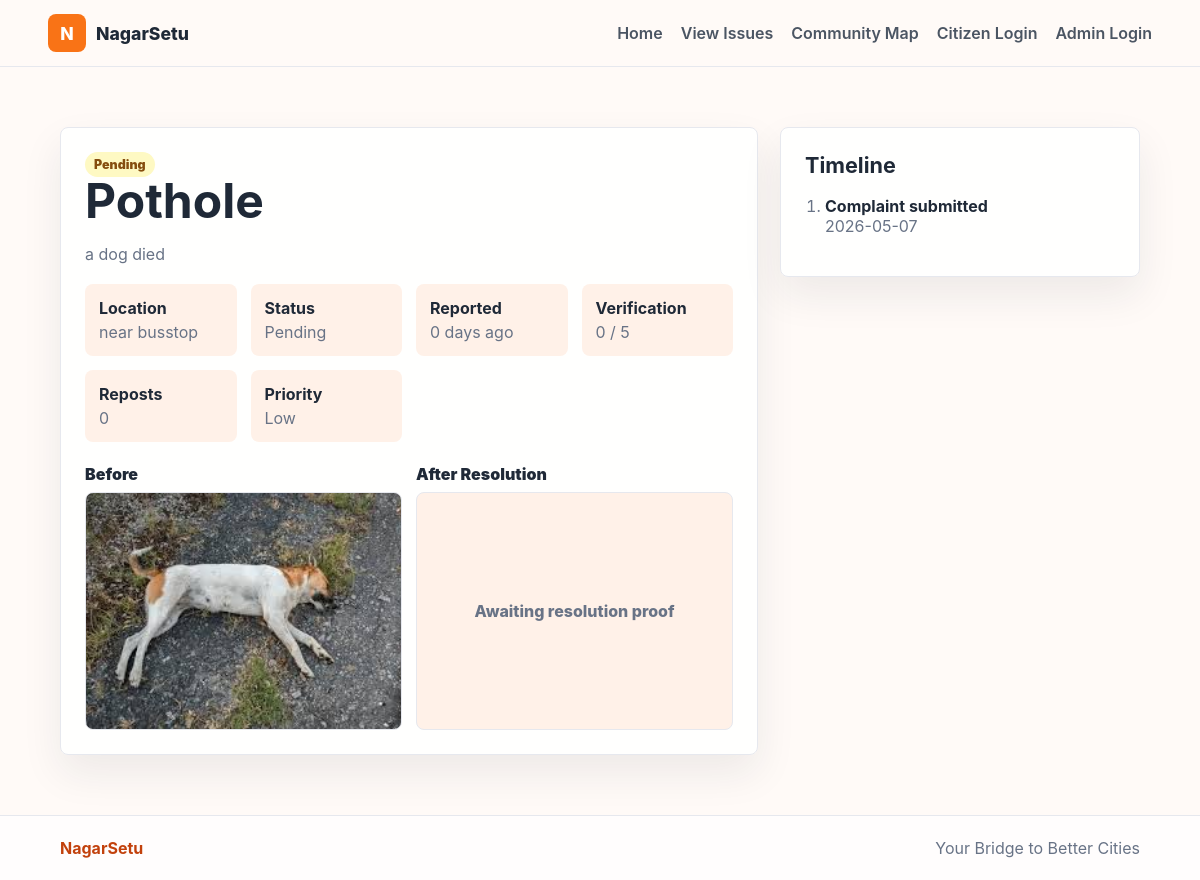
Page /issues/2 on the committed database.
### tables this page shows
CREATE TABLE issues (
            id INTEGER PRIMARY KEY AUTOINCREMENT,
            user_id INTEGER NOT NULL,
            description TEXT NOT NULL,
            location TEXT NOT NULL,
            category TEXT NOT NULL,
            before_image TEXT,
            after_image TEXT,
            status TEXT NOT NULL DEFAULT 'Pending',
            created_at TEXT NOT NULL,
            updated_at TEXT NOT NULL, custom_category TEXT, latitude REAL, longitude REAL, resolution_date TEXT, verification_count INTEGER NOT NULL DEFAULT 0, escalation_status TEXT NOT NULL DEFAULT 'Normal', duplicate_reference INTEGER, repost_count INTEGER NOT NULL DEFAULT 0, complaint_priority TEXT NOT NULL DEFAULT 'Low', nearby_duplicate_flag INTEGER NOT NULL DEFAULT 0,
            FOREIGN KEY (user_id) REFERENCES users (id)
        );

### app.py (the view, shortened to what this page needs)
@app.route("/issues/<int:issue_id>")
def issue_detail(issue_id):
    issue = fetch_issues("WHERE issues.id = ?", (issue_id,))
    if not issue:
        flash("Issue not found.", "error")
        return redirect(url_for("issues"))
    updates = get_db().execute(
        """
        SELECT updates.*, users.email, users.role
        FROM updates
        JOIN users ON users.id = updates.user_id
        WHERE issue_id = ?
        ORDER BY updates.created_at ASC
        """,
        (issue_id,),
    ).fetchall()
    resolution_images = get_db().execute(
        "SELECT * FROM resolution_images WHERE issue_id = ? ORDER BY uploaded_at DESC",
        (issue_id,),
    ).fetchall()
    supported = False
    verified = False
    user = current_user()
    return render_template(
        "issue_detail.html",
        issue=issue[0],
        updates=updates,
        supported=supported,
        verified=verified,
        resolution_images=resolution_images,
    )

### app.py (called while the page is built)
def get_db():
    if "db" not in g:
        g.db = sqlite3.connect(DATABASE)
        g.db.row_factory = sqlite3.Row
    return g.db

@app.before_request
def ensure_database():
    init_db()

def current_user():
    user_id = session.get("user_id")
    if not user_id:
        return None
    return get_db().execute("SELECT * FROM users WHERE id = ?", (user_id,)).fetchone()

@app.context_processor
def inject_globals():
    return {
        "current_user": current_user(),
        "app_name": "NagarSetu",
        "csrf_token": csrf_token,
        "categories": CATEGORIES,
        "verified_threshold": VERIFIED_THRESHOLD,
    }

def csrf_token():
    token = session.get("csrf_token")
    if not token:
        token = secrets.token_urlsafe(32)
        session["csrf_token"] = token
    return token

@app.before_request
def protect_post_requests():
    if request.method == "POST":
        token = request.form.get("csrf_token") or request.headers.get("X-CSRFToken")
        if not token or token != session.get("csrf_token"):
            abort(400, description="Invalid CSRF token.")

def days_since(created_at):
    created = datetime.fromisoformat(created_at)
    return max((datetime.utcnow() - created).days, 0)

def escalation_for(issue):
    if issue["status"] == "Resolved":
        return "Resolved"
    days = days_since(issue["created_at"])
    if days >= 5:
        return "Escalated"
    if days >= 2:
        return "Warning"
    return "Normal"

def alert_for(issue):
    days = days_since(issue["created_at"])
    if issue["status"] == "Resolved":
        return {"label": "Resolved", "level": "resolved", "days": days, "escalated": False}
    if days >= 5:
        return {"label": "Escalated", "level": "critical", "days": days, "escalated": True}
    if days >= 2:
        return {"label": "Warning", "level": "attention", "days": days, "escalated": False}
    if issue["status"] == "In Progress":
        return {"label": "In Progress", "level": "progress", "days": days, "escalated": False}
    return {"label": "Pending", "level": "pending", "days": days, "escalated": False}

def display_category(issue):
    if issue["category"] == "Others" and issue["custom_category"]:
        return issue["custom_category"]
    return issue["category"]

### templates/issue_detail.html (shortened to what this page needs)
{% extends "base.html" %}
{% block content %}
<section class="detail-grid">
  <article class="detail-main">
    <div class="detail-title">
      <span class="badge {{ issue.alert.level }}">{{ issue.alert.label }}</span>
      <h1>{{ issue.display_category }}</h1>
      <p>{{ issue.description }}</p>
    </div>
    <div class="meta-grid">
      <span><strong>Location</strong>{{ issue.location }}</span>
      <span><strong>Status</strong>{{ issue.status }}</span>
      <span><strong>Reported</strong>{{ issue.alert.days }} day{{ '' if issue.alert.days == 1 else 's' }} ago</span>
      <span><strong>Verification</strong>{{ issue.verification_count }} / {{ verified_threshold }}</span>
      <span><strong>Reposts</strong>{{ issue.repost_count }}</span>
      <span><strong>Priority</strong>{{ issue.complaint_priority }}</span>
    </div>
    <div class="comparison">
      <figure>
        <figcaption>Before</figcaption>
        {% if issue.before_image %}
          <img class="previewable" src="{{ url_for('static', filename='uploads/' ~ issue.before_image) }}" alt="Before issue">
        {% else %}
          <div class="image-placeholder">No before image</div>
        {% endif %}
      </figure>
      <figure>
        <figcaption>After Resolution</figcaption>
        {% if resolution_images %}
          <div class="resolution-strip">
            {% for image in resolution_images %}
              <img class="previewable" src="{{ url_for('static', filename='uploads/' ~ image.filename) }}" alt="After resolution">
            {% endfor %}
          </div>
          {% if issue.resolution_date %}<small>Resolution date: {{ issue.resolution_date[:10] }}</small>{% endif %}
        {% elif issue.after_image %}
          <img class="previewable" src="{{ url_for('static', filename='uploads/' ~ issue.after_image) }}" alt="After resolution">
          {% if issue.resolution_date %}<small>Resolution date: {{ issue.resolution_date[:10] }}</small>{% endif %}
        {% else %}
          <div class="image-placeholder">Awaiting resolution proof</div>
        {% endif %}
      </figure>
    </div>
  </article>
  <aside class="side-panel">
    <h2>Timeline</h2>
    <ol class="timeline">
      <li><strong>Complaint submitted</strong><span>{{ issue.created_at[:10] }}</span></li>
    </ol>
  </aside>
</section>
{% endblock %}

### static/css/styles.css (style rules this page uses)
:root { --orange: #f97316; --orange-dark: #c2410c; --orange-soft: #fff1e8; --ink: #1f2937; --muted: #687386; --line: #e6e8ee; --bg: #fffaf7; --white: #ffffff; --red: #dc2626; --yellow: #facc15; --green: #16a34a; }
* { box-sizing: border-box; }
body { margin: 0; font-family: Inter, ui-sans-serif, system-ui, -apple-system, BlinkMacSystemFont, "Segoe UI", sans-serif; color: var(--ink); background: var(--bg); }
img { display: block; max-width: 100%; }
h1 { margin: 0 0 12px; font-size: clamp(2.2rem, 7vw, 5.8rem); line-height: 1; letter-spacing: 0; }
h2 { margin-top: 0; font-size: 1.35rem; }
.city-card, .stats-grid > div, .feature-grid article, .form-card, .side-panel, .detail-main, .issue-card { background: rgba(255, 255, 255, 0.94); border: 1px solid var(--line); border-radius: 8px; box-shadow: 0 18px 40px rgba(31, 41, 55, 0.08); }
.auth-shell, .form-page, .page-head, .detail-grid, .two-column { padding: clamp(28px, 5vw, 64px) clamp(18px, 5vw, 72px); }
.badge { display: inline-flex; border-radius: 999px; padding: 5px 9px; font-size: 0.78rem; font-weight: 900; }
.badge.pending { background: #fef9c3; color: #854d0e; }
.detail-grid { display: grid; grid-template-columns: minmax(0, 1fr) 360px; gap: 22px; align-items: start; }
.detail-main, .side-panel { padding: 24px; }
.detail-title h1 { font-size: clamp(2rem, 4vw, 4rem); }
.detail-title p { color: var(--muted); line-height: 1.7; }
.meta-grid, .comparison, .stats-grid { display: grid; grid-template-columns: repeat(4, minmax(0, 1fr)); gap: 14px; }
.meta-grid span { background: var(--orange-soft); border-radius: 8px; padding: 14px; color: var(--muted); }
.meta-grid strong { display: block; color: var(--ink); margin-bottom: 4px; }
.comparison { grid-template-columns: repeat(2, minmax(0, 1fr)); margin-top: 22px; }
figure { margin: 0; }
figcaption { font-weight: 900; margin-bottom: 8px; }
.comparison img, .image-placeholder { width: 100%; aspect-ratio: 4 / 3; object-fit: cover; border-radius: 8px; border: 1px solid var(--line); }
.previewable { cursor: zoom-in; }
.image-placeholder { display: grid; place-items: center; background: var(--orange-soft); color: var(--muted); font-weight: 800; text-align: center; padding: 20px; }
.timeline { padding-left: 20px; color: var(--muted); }
.timeline li { margin-bottom: 14px; }
.timeline strong { display: block; color: var(--ink); }

### rows in the picture
issues: display_category "Pothole", description "a dog died", location "near busstop", status "Pending", verification_count "0", repost_count "0", complaint_priority "Low", before_image (picture), created_at "2026-05-07"

### other values in the picture
{{ issue.alert.label }} "Pending"
{{ issue.alert.days }} "0"
{{ '' if issue.alert.days == 1 else 's' }} "s"
{{ verified_threshold }} "5"
